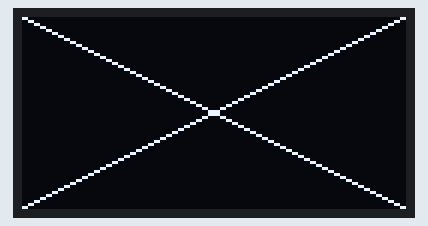
Recording of a program running on a simulated ESP32. Parts: 128×64 one-colour display.

Above: at 0.1 s.
At 2.2 s:
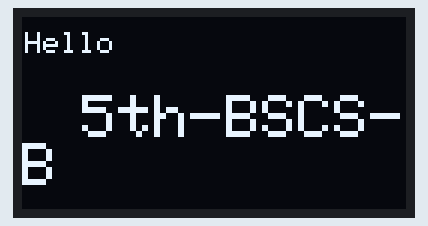

Measured:
- what the display in image 1 shows lasts 2.0 s, from 2.1 s to 4.1 s

The program:

main.cpp
```cpp
// #include <Arduino.h>

// // put function declarations here:
// int myFunction(int, int);

// void setup() {
//   // put your setup code here, to run once:
//   int result = myFunction(2, 3);
// }

// void loop() {
//   // put your main code here, to run repeatedly:
// }

// // put function definitions here:
// int myFunction(int x, int y) {
//   return x + y;
// }

// #include <Arduino.h>

// #define LED_PIN 2            // GPIO4 for LED
// hw_timer_t *My_timer = nullptr;

// // ---- Timer ISR ----
// void IRAM_ATTR onTimer() {
//   digitalWrite(LED_PIN, !digitalRead(LED_PIN));  // toggle LED
// }

// // ---- Setup ----
// void setup() {
//   pinMode(LED_PIN, OUTPUT);

//   // timerBegin(timer number 0-3, prescaler, countUp)
//   // 80 MHz / 80 = 1 MHz → tick = 1 µs
//   My_timer = timerBegin(0, 80, true);

//   // attach ISR to timer, edge-triggered
//   timerAttachInterrupt(My_timer, &onTimer, true);

//   // trigger every 1 000 000 µs = 1 s
//   timerAlarmWrite(My_timer, 1000000, true);

//   // enable alarm
//   timerAlarmEnable(My_timer);
// }

// void loop() {
//   // main loop free for other code
// }


#include <Wire.h>
#include <Adafruit_GFX.h>
#include <Adafruit_SSD1306.h>

// ---- OLED setup ----
#define SCREEN_WIDTH 128
#define SCREEN_HEIGHT 64
#define OLED_ADDR 0x3C


Adafruit_SSD1306 display(SCREEN_WIDTH, SCREEN_HEIGHT, &Wire, -1);


void setup() {
  Wire.begin(21, 22); // ESP32 default I2C pins (SDA=21, SCL=22)

  if (!display.begin(SSD1306_SWITCHCAPVCC, OLED_ADDR)) {
    // If it fails, check wiring and address (0x3C/0x3D)
    for (;;);
  }

  display.clearDisplay();

}

void loop() {


  display.clearDisplay();
  display.drawLine(0, 0, 127, 63, SSD1306_WHITE);
  display.drawLine(0, 63, 127, 0, SSD1306_WHITE);
  display.display();
  delay(2000);
  display.clearDisplay();

  display.setTextSize(1);
  display.setTextColor(SSD1306_WHITE);
  display.setCursor(1, 5);
  display.println("Hello");
  display.display();


  display.setTextSize(2);
  display.setTextColor(SSD1306_WHITE);
  display.setCursor(20, 26);
  display.println("5th-BSCS-B");
  display.display();
  delay(2000);
}
```
